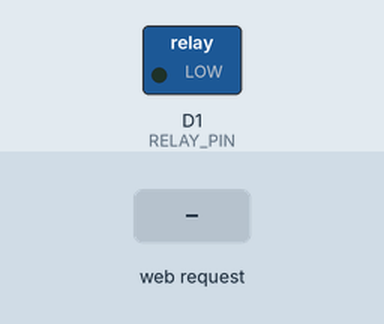
Bench run of a program on a simulated ESP8266 (NodeMCU). On the bench: switched loads named in the program (green lamp = pin HIGH). The test bench sets the inputs (shaded band). WiFi joins after 1.5 s; servers stay silent unless stated; storage starts empty; what the program prints to the serial monitor is not drawn.

Above: at 2.7 s.
2.8 s: HTTP request GET /relay?state=off received
At 3.8 s:
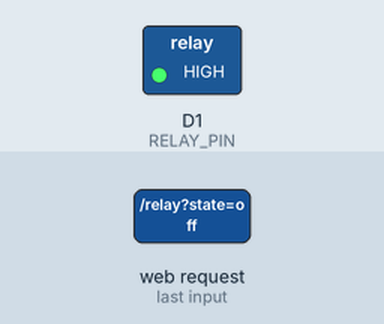
4.3 s: HTTP request GET /relay?state=on received
At 4.9 s:
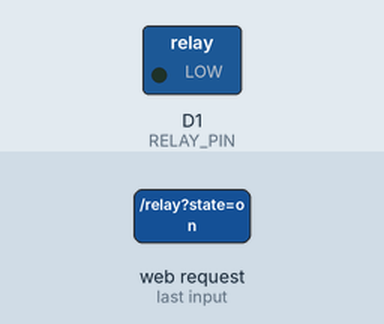
Timing chart, 0 to 7.3 s (numbered marks = the images above; inputs shaded):
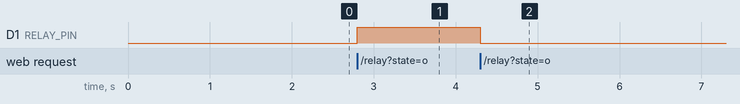

Measured:
- after the input at 2.8 s, D1 (RELAY_PIN): LOW → HIGH at once
- after the input at 4.3 s, D1 (RELAY_PIN): HIGH → LOW at once

The program:

main.cpp
```cpp
#include <Arduino.h>
#include <LittleFS.h>   // For LittleFS
#include <ESP8266WiFi.h>
#include <ESP8266WebServer.h>

const char* ssid = "USER";
const char* password = "PASS";

#define RELAY_PIN D1  // D1 is GPIO5 on ESP8266

ESP8266WebServer server(8080);

void listFiles() {
    Dir dir = LittleFS.openDir("/");
    while (dir.next()) {
        Serial.println("Found file: " + dir.fileName());
    }
}

// Read file from filesystem
String readFile(const char* path) {
    File file = LittleFS.open(path, "r");
    if (!file) return "File Not Found";
    String content = file.readString();
    file.close();
    return content;
}

// Serve HTML
void handleRoot() {
    server.send(200, "text/html", readFile("/index.html"));
}

void setup() {
    Serial.begin(921600);

    pinMode(RELAY_PIN, OUTPUT);
    digitalWrite(RELAY_PIN, LOW);  // Start with relay off (adjust depending on module logic)

    WiFi.begin(ssid, password);
    while (WiFi.status() != WL_CONNECTED) {
        delay(500);
        Serial.print(".");
    }

    Serial.println("\nConnected! IP address: " + WiFi.localIP().toString());

    if (!LittleFS.begin()) {
        Serial.println("LittleFS Mount Failed!");
        return;
    } else {
        Serial.println("LittleFS Mounted Successfully.");
    }
    listFiles();

    server.on("/", handleRoot);

    server.on("/relay", []() {
        String state = server.arg("state");
        if (state == "on") {
            digitalWrite(RELAY_PIN, LOW);
            server.send(200, "text/plain", "Relay ON");
        } else if (state == "off") {
            digitalWrite(RELAY_PIN, HIGH);
            server.send(200, "text/plain", "Relay OFF");
        } else {
            server.send(400, "text/plain", "Invalid state");
        }
    });

    server.begin();

    Serial.println("HTTP server started. Visit http://" + WiFi.localIP().toString());

}

void loop() {
    server.handleClient();
}
```
